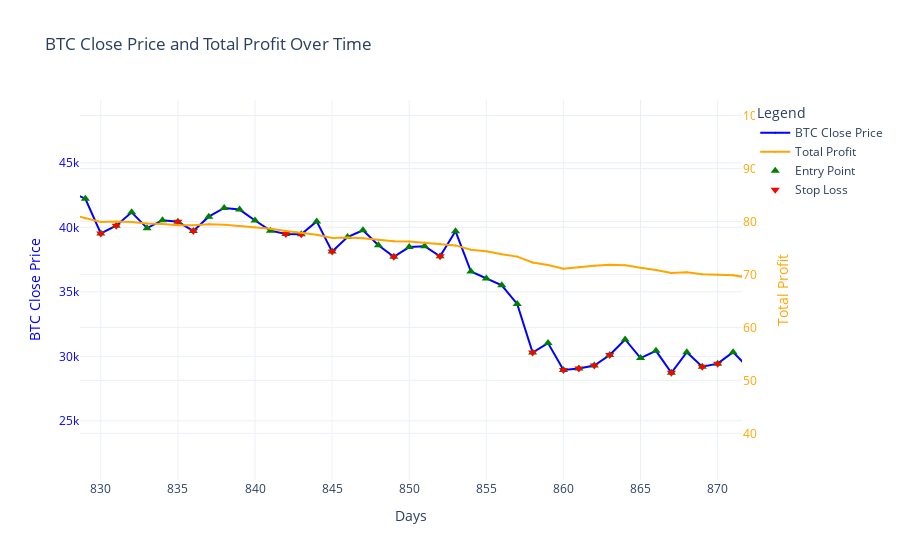

Notebook cell for this chart:
### Code cell
# Zakładamy, że btc_close jest już zdefiniowane
btc_close = df['Close'].to_numpy()

# Inicjalizacja i testowanie strategii
strategy = BTCProfitStrategy(btc_close, fee, initial_sl_percentage, trailing_stop_percentage, activation_level_percentage)
strategy.test_strategy()
total_profit, total_trades, data = strategy.get_results()

# Wyświetlenie wyników
print("Total Profit | Total Trades")
print("---------------------------------")
print(f"{total_profit:.2f}       | {total_trades}")

# Tworzenie i wyświetlanie wykresu
plotter = BTCProfitPlot(data, btc_close)
plotter.plot()

### Figure 1 — Plotly figure (JSON) as saved in the notebook; plotly's stock layout.template omitted (floating-point values rounded to 4 significant figures; data arrays with more than 128 entries replaced by an {"elided": "..."} marker saying what was removed)
{"data": [{"line": {"color": "blue"}, "marker": {"size": 2}, "mode": "lines+markers", "name": "BTC Close Price", "type": "scatter", "x": {"elided": "1748 int values"}, "y": {"elided": "1748 float values"}, "yaxis": "y"}, {"line": {"color": "orange"}, "marker": {"size": 2}, "mode": "lines+markers", "name": "Total Profit", "type": "scatter", "x": {"elided": "1748 int values"}, "y": {"elided": "1748 float values"}, "yaxis": "y2"}, {"marker": {"color": "green", "size": 8, "symbol": "triangle-up"}, "mode": "markers", "name": "Entry Point", "type": "scatter", "x": {"elided": "1748 int values"}, "y": {"elided": "1748 float values"}, "yaxis": "y"}, {"marker": {"color": "red", "size": 8, "symbol": "triangle-down"}, "mode": "markers", "name": "Stop Loss", "type": "scatter", "x": {"elided": "882 int values"}, "y": {"elided": "882 float values"}, "yaxis": "y"}], "layout": {"autosize": true, "hovermode": "x unified", "legend": {"title": {"text": "Legend"}}, "title": {"text": "BTC Close Price and Total Profit Over Time"}, "xaxis": {"autorange": false, "range": [828.7, 871.6], "title": {"text": "Days"}, "type": "linear"}, "yaxis": {"autorange": false, "range": [20410.0, 49870.0], "side": "left", "tickfont": {"color": "blue"}, "title": {"font": {"color": "blue"}, "text": "BTC Close Price"}, "type": "linear"}, "yaxis2": {"autorange": false, "overlaying": "y", "range": [31.19, 102.9], "side": "right", "tickfont": {"color": "orange"}, "title": {"font": {"color": "orange"}, "text": "Total Profit"}, "type": "linear"}}}
